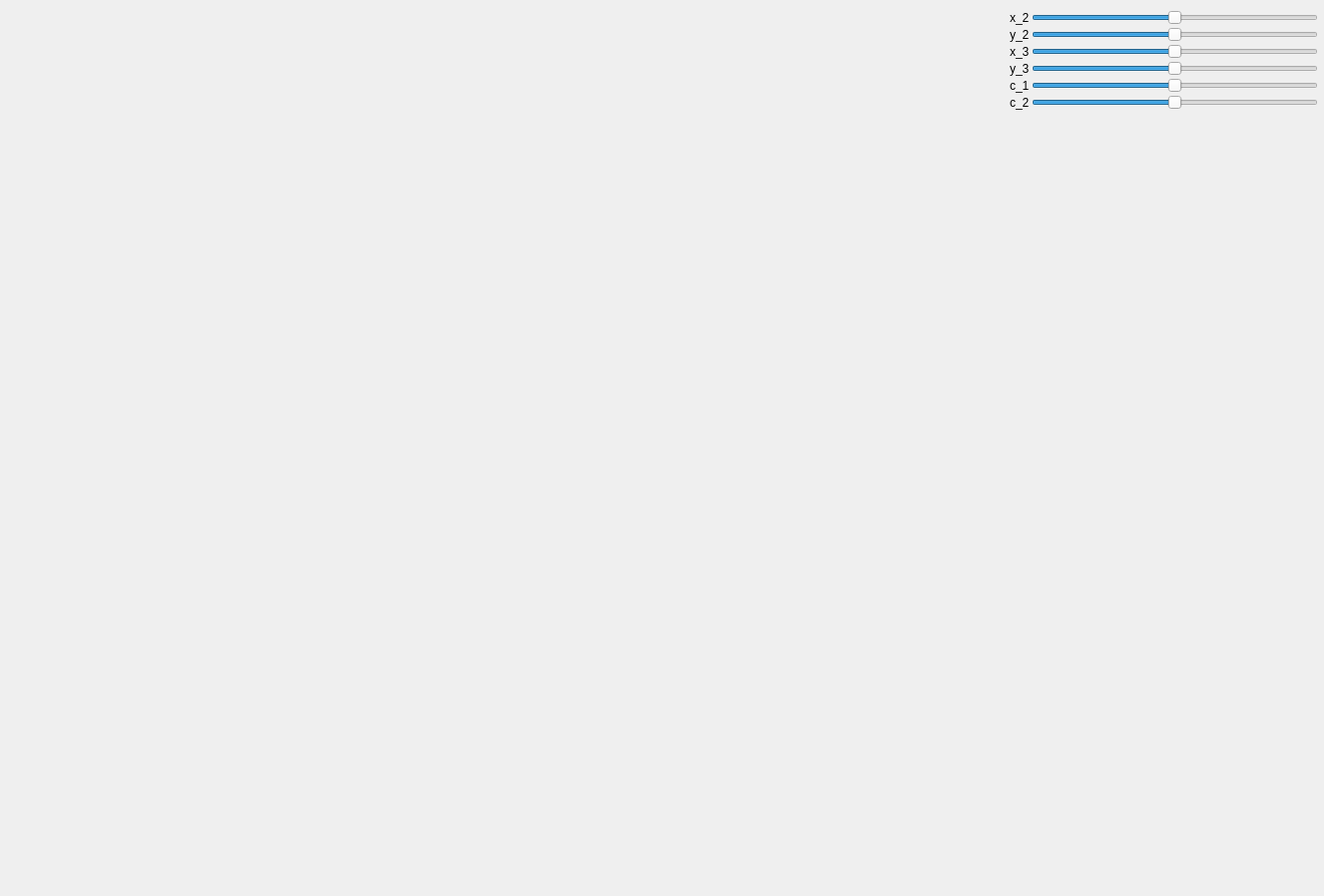
<?xml version="1.0" encoding="UTF-8"?>
<ui version="4.0">
 <class>Form</class>
 <widget class="QWidget" name="Form">
  <property name="geometry">
   <rect>
    <x>0</x>
    <y>0</y>
    <width>1327</width>
    <height>898</height>
   </rect>
  </property>
  <property name="windowTitle">
   <string>Form</string>
  </property>
  <widget class="QWidget" name="gridLayoutWidget_2">
   <property name="geometry">
    <rect>
     <x>10</x>
     <y>10</y>
     <width>1311</width>
     <height>881</height>
    </rect>
   </property>
   <layout class="QGridLayout" name="gridLayout_3">
    <property name="spacing">
     <number>2</number>
    </property>
    <item row="0" column="0">
     <widget class="MplWidget" name="MplWidget" native="true">
      <property name="minimumSize">
       <size>
        <width>1000</width>
        <height>0</height>
       </size>
      </property>
     </widget>
    </item>
    <item row="0" column="1">
     <layout class="QFormLayout" name="formLayout">
      <item row="0" column="0">
       <widget class="QLabel" name="label">
        <property name="maximumSize">
         <size>
          <width>20</width>
          <height>16777215</height>
         </size>
        </property>
        <property name="text">
         <string>x_2</string>
        </property>
       </widget>
      </item>
      <item row="0" column="1">
       <widget class="QSlider" name="horizontalSlider_x_2">
        <property name="maximumSize">
         <size>
          <width>400</width>
          <height>16777215</height>
         </size>
        </property>
        <property name="minimum">
         <number>-100</number>
        </property>
        <property name="maximum">
         <number>100</number>
        </property>
        <property name="orientation">
         <enum>Qt::Horizontal</enum>
        </property>
       </widget>
      </item>
      <item row="1" column="1">
       <widget class="QSlider" name="horizontalSlider_y_2">
        <property name="maximumSize">
         <size>
          <width>400</width>
          <height>16777215</height>
         </size>
        </property>
        <property name="minimum">
         <number>-100</number>
        </property>
        <property name="maximum">
         <number>100</number>
        </property>
        <property name="orientation">
         <enum>Qt::Horizontal</enum>
        </property>
       </widget>
      </item>
      <item row="1" column="0">
       <widget class="QLabel" name="label_2">
        <property name="maximumSize">
         <size>
          <width>20</width>
          <height>16777215</height>
         </size>
        </property>
        <property name="text">
         <string>y_2</string>
        </property>
       </widget>
      </item>
      <item row="2" column="1">
       <widget class="QSlider" name="horizontalSlider_x_3">
        <property name="maximumSize">
         <size>
          <width>400</width>
          <height>16777215</height>
         </size>
        </property>
        <property name="minimum">
         <number>-100</number>
        </property>
        <property name="maximum">
         <number>100</number>
        </property>
        <property name="orientation">
         <enum>Qt::Horizontal</enum>
        </property>
       </widget>
      </item>
      <item row="3" column="1">
       <widget class="QSlider" name="horizontalSlider_y_3">
        <property name="maximumSize">
         <size>
          <width>400</width>
          <height>16777215</height>
         </size>
        </property>
        <property name="minimum">
         <number>-100</number>
        </property>
        <property name="maximum">
         <number>100</number>
        </property>
        <property name="orientation">
         <enum>Qt::Horizontal</enum>
        </property>
       </widget>
      </item>
      <item row="4" column="1">
       <widget class="QSlider" name="horizontalSlider_c_1">
        <property name="maximumSize">
         <size>
          <width>400</width>
          <height>16777215</height>
         </size>
        </property>
        <property name="minimum">
         <number>-100</number>
        </property>
        <property name="maximum">
         <number>100</number>
        </property>
        <property name="orientation">
         <enum>Qt::Horizontal</enum>
        </property>
       </widget>
      </item>
      <item row="5" column="1">
       <widget class="QSlider" name="horizontalSlider_c_2">
        <property name="maximumSize">
         <size>
          <width>400</width>
          <height>16777215</height>
         </size>
        </property>
        <property name="minimum">
         <number>-100</number>
        </property>
        <property name="maximum">
         <number>100</number>
        </property>
        <property name="orientation">
         <enum>Qt::Horizontal</enum>
        </property>
       </widget>
      </item>
      <item row="2" column="0">
       <widget class="QLabel" name="label_3">
        <property name="maximumSize">
         <size>
          <width>20</width>
          <height>16777215</height>
         </size>
        </property>
        <property name="text">
         <string>x_3</string>
        </property>
       </widget>
      </item>
      <item row="3" column="0">
       <widget class="QLabel" name="label_4">
        <property name="maximumSize">
         <size>
          <width>20</width>
          <height>16777215</height>
         </size>
        </property>
        <property name="text">
         <string>y_3</string>
        </property>
       </widget>
      </item>
      <item row="4" column="0">
       <widget class="QLabel" name="label_5">
        <property name="maximumSize">
         <size>
          <width>20</width>
          <height>16777215</height>
         </size>
        </property>
        <property name="text">
         <string>c_1</string>
        </property>
       </widget>
      </item>
      <item row="5" column="0">
       <widget class="QLabel" name="label_6">
        <property name="text">
         <string>c_2</string>
        </property>
       </widget>
      </item>
     </layout>
    </item>
   </layout>
  </widget>
 </widget>
 <customwidgets>
  <customwidget>
   <class>MplWidget</class>
   <extends>QWidget</extends>
   <header>mplwidget.h</header>
   <container>1</container>
  </customwidget>
 </customwidgets>
 <resources/>
 <connections/>
</ui>
